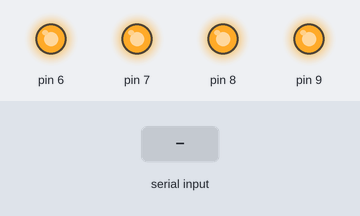
Simulated run of this sketch. Board: Arduino Uno, built with avr-gcc and run on an emulated ATmega328P. Shown: output pins drawn as LEDs (lit = HIGH). The test bench sets the inputs (shaded band).

Above: at 1.2 s.
1.3 s: "A" received over Serial
At 1.6 s:
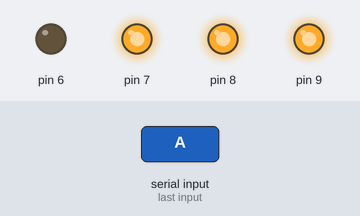
2.8 s: "B" received over Serial
At 3.9 s:
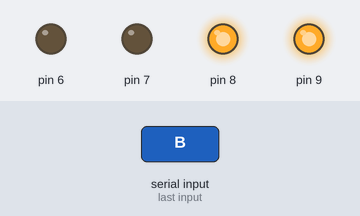
4.3 s: "C" received over Serial
At 5.1 s:
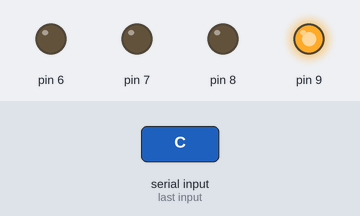
5.8 s: "D" received over Serial
At 6.2 s:
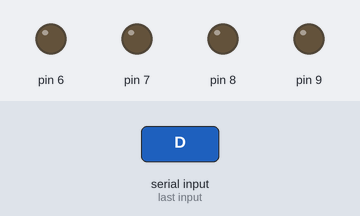
7.3 s: "E" received over Serial
At 8.5 s:
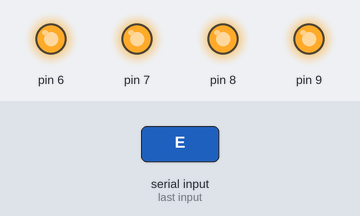
8.8 s: "B" received over Serial
At 9.7 s:
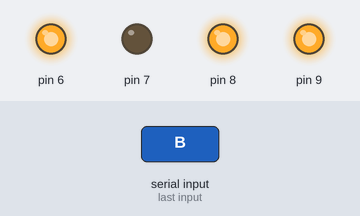
Timing chart, 0 to 11.3 s (numbered marks = the images above; inputs shaded):
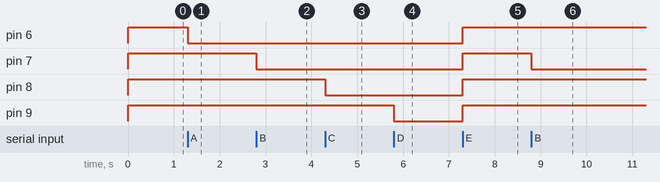

Measured:
- after the input at 1.3 s, pin 6: HIGH → LOW at once
- after the input at 2.8 s, pin 7: HIGH → LOW at once
- after the input at 4.3 s, pin 8: HIGH → LOW at once
- after the input at 5.8 s, pin 9: HIGH → LOW at once
- after the input at 7.3 s, pin 6–9: LOW → HIGH at once
- after the input at 8.8 s, pin 7: HIGH → LOW at once

The sketch:

Based_Home_Automation_System_Using_Arduino_and_Relay_Control.ino
```cpp
// Components to use Bluetooth(HC-05), Relay (Quantity - 4), Arduino UNO.

// Condition 1: When Controller receive A from BLE it will Switch ON Relay1.

// Condition 2: When Controller receive B from BLE it will Switch ON Relay2.

// Condition 3: When Controller receive C from BLE it will Switch ON Relay3.

// Condition 4: When Controller receive D from BLE it will Switch ON Relay4.
int x;
void setup() {
  Serial.begin(9600);
  pinMode(6,OUTPUT);
  pinMode(7,OUTPUT);
  pinMode(8,OUTPUT);
  pinMode(9,OUTPUT);
  digitalWrite(6,HIGH);
  digitalWrite(7,HIGH);
  digitalWrite(8,HIGH);
  digitalWrite(9,HIGH);
}

void loop() {
  while(Serial.available()>0)
  {
    x=Serial.read();
    if(x=='A')
    {
      digitalWrite(6,LOW);
    }
    if(x=='B')
    {
      digitalWrite(7,LOW);
    }
    if(x=='C')
    {
      digitalWrite(8,LOW);
    }
    if(x=='D')
    {
      digitalWrite(9,LOW);
    }
    if(x=='E')
    {
      digitalWrite(6,HIGH);
      digitalWrite(7,HIGH);
      digitalWrite(8,HIGH);
      digitalWrite(9,HIGH);
    }
  }

}
```
